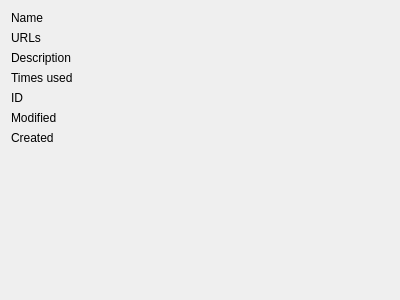
<?xml version="1.0" encoding="UTF-8"?>
<ui version="4.0">
 <class>TagProperties</class>
 <widget class="QWidget" name="TagProperties">
  <property name="geometry">
   <rect>
    <x>0</x>
    <y>0</y>
    <width>400</width>
    <height>300</height>
   </rect>
  </property>
  <property name="windowTitle">
   <string>Form</string>
  </property>
  <layout class="QFormLayout" name="formLayout">
   <item row="0" column="0">
    <widget class="QLabel" name="label">
     <property name="text">
      <string>Name</string>
     </property>
    </widget>
   </item>
   <item row="0" column="1">
    <widget class="QLabel" name="name">
     <property name="wordWrap">
      <bool>true</bool>
     </property>
    </widget>
   </item>
   <item row="1" column="0">
    <widget class="QLabel" name="label_3">
     <property name="text">
      <string>URLs</string>
     </property>
    </widget>
   </item>
   <item row="1" column="1">
    <widget class="QLabel" name="urls">
     <property name="textFormat">
      <enum>Qt::TextFormat::MarkdownText</enum>
     </property>
     <property name="wordWrap">
      <bool>true</bool>
     </property>
    </widget>
   </item>
   <item row="2" column="0">
    <widget class="QLabel" name="label_5">
     <property name="text">
      <string>Description</string>
     </property>
    </widget>
   </item>
   <item row="2" column="1">
    <widget class="QLabel" name="description">
     <property name="textFormat">
      <enum>Qt::TextFormat::MarkdownText</enum>
     </property>
     <property name="wordWrap">
      <bool>true</bool>
     </property>
     <property name="openExternalLinks">
      <bool>true</bool>
     </property>
    </widget>
   </item>
   <item row="3" column="0">
    <widget class="QLabel" name="label_7">
     <property name="text">
      <string>Times used</string>
     </property>
    </widget>
   </item>
   <item row="3" column="1">
    <widget class="QLabel" name="degree">
     <property name="wordWrap">
      <bool>true</bool>
     </property>
    </widget>
   </item>
   <item row="5" column="0">
    <widget class="QLabel" name="label_9">
     <property name="text">
      <string>Modified</string>
     </property>
    </widget>
   </item>
   <item row="5" column="1">
    <widget class="QLabel" name="modified">
     <property name="wordWrap">
      <bool>true</bool>
     </property>
    </widget>
   </item>
   <item row="6" column="0">
    <widget class="QLabel" name="label_11">
     <property name="text">
      <string>Created</string>
     </property>
    </widget>
   </item>
   <item row="6" column="1">
    <widget class="QLabel" name="created">
     <property name="wordWrap">
      <bool>true</bool>
     </property>
    </widget>
   </item>
   <item row="4" column="0">
    <widget class="QLabel" name="label_2">
     <property name="text">
      <string>ID</string>
     </property>
    </widget>
   </item>
   <item row="4" column="1">
    <widget class="QLabel" name="id"/>
   </item>
  </layout>
 </widget>
 <resources/>
 <connections/>
</ui>
